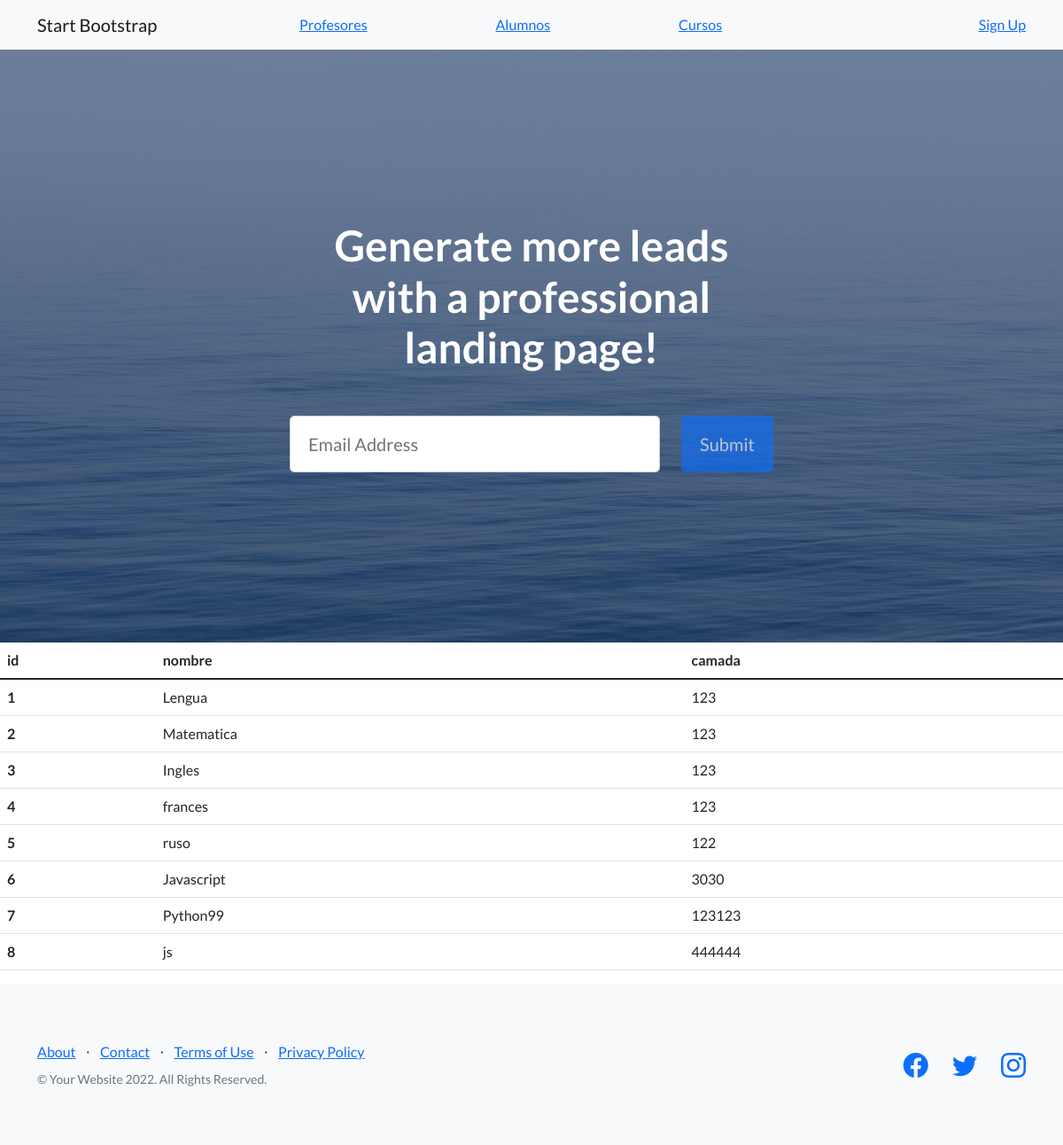
The page /app_coder/cursos on the database its author committed.
### app_coder/models.py (models this page shows)
class Curso (models.Model):
    nombre = models.CharField(max_length=40)
    camada = models.IntegerField()

### app_coder/views.py (the view)
def cursos (request):
    cursos = Curso.objects.all()
    dicc = {"cursos" : cursos}
    plantilla = loader.get_template ("cursos.html")
    documento = plantilla.render (dicc)
    return HttpResponse(documento)

### app_coder/template/cursos.html
{% extends "padre.html" %}
{% load static %}
{% block contenido %}
    <table class="table">
        <thead>
          <tr>
            <th scope="col">id</th>
            <th scope="col">nombre</th>
            <th scope="col">camada</th>
           </tr>
        </thead>
        <tbody>
            {% for n in cursos %}
            <tr>
                <th scope="row">{{n.id}}</th>
                <td>{{n.nombre}}</td>
                <td>{{n.camada}}</td>
            </tr>
            {% endfor %}
        </tbody>
      </table>
{% endblock %}

### app_coder/template/padre.html (shortened to what this page needs)
<!DOCTYPE html>
<html lang="en">
    <head>
        {% load static %}
        <link href="https://cdn.jsdelivr.net/npm/bootstrap-icons@1.5.0/font/bootstrap-icons.css" rel="stylesheet" type="text/css" />
        <link href="{% static 'app_coder/css/styles.css' %}" rel="stylesheet" />
    </head>
    <body>
        <nav class="navbar navbar-light bg-light static-top">
            <div class="container">
                <a class="navbar-brand" href="#!">Start Bootstrap</a>
                <a class="" href="{% url 'profesores' %}">Profesores</a>
                <a class="" href="{% url 'alumnos' %}">Alumnos</a>
                <a class="" href="{% url 'cursos' %}">Cursos</a>
                <a class="" href="#signup">Sign Up</a>
            </div>
        </nav>
        <header class="masthead">
            <div class="container position-relative">
                <div class="row justify-content-center">
                    <div class="col-xl-6">
                        <div class="text-center text-white">
                            <h1 class="mb-5">Generate more leads with a professional landing page!</h1>
                            <form class="form-subscribe" id="contactForm" data-sb-form-api-token="API_TOKEN">
                                <div class="row">
                                    <div class="col">
                                        <input class="form-control form-control-lg" id="emailAddress" type="email" placeholder="Email Address" data-sb-validations="required,email" />
                                    </div>
                                    <div class="col-auto"><button class="btn btn-primary btn-lg disabled" id="submitButton" type="submit">Submit</button></div>
                                </div>
                            </form>
                        </div>
                    </div>
                </div>
            </div>
        </header>
        {% block contenido %}
        {% endblock %}
        <footer class="footer bg-light">
            <div class="container">
                <div class="row">
                    <div class="col-lg-6 h-100 text-center text-lg-start my-auto">
                        <ul class="list-inline mb-2">
                            <li class="list-inline-item"><a href="#!">About</a></li>
                            <li class="list-inline-item">⋅</li>
                            <li class="list-inline-item"><a href="#!">Contact</a></li>
                            <li class="list-inline-item">⋅</li>
                            <li class="list-inline-item"><a href="#!">Terms of Use</a></li>
                            <li class="list-inline-item">⋅</li>
                            <li class="list-inline-item"><a href="#!">Privacy Policy</a></li>
                        </ul>
                        <p class="text-muted small mb-4 mb-lg-0">&copy; Your Website 2022. All Rights Reserved.</p>
                    </div>
                    <div class="col-lg-6 h-100 text-center text-lg-end my-auto">
                        <ul class="list-inline mb-0">
                            <li class="list-inline-item me-4">
                                <a href="#!"><i class="bi-facebook fs-3"></i></a>
                            </li>
                            <li class="list-inline-item me-4">
                                <a href="#!"><i class="bi-twitter fs-3"></i></a>
                            </li>
                            <li class="list-inline-item">
                                <a href="#!"><i class="bi-instagram fs-3"></i></a>
                            </li>
                        </ul>
                    </div>
                </div>
            </div>
        </footer>
    </body>
</html>

### rows shown on the page
Curso: id "1", nombre "Lengua", camada "123"
Curso: id "2", nombre "Matematica", camada "123"
Curso: id "3", nombre "Ingles", camada "123"
Curso: id "4", nombre "frances", camada "123"
Curso: id "5", nombre "ruso", camada "122"
Curso: id "6", nombre "Javascript", camada "3030"
Curso: id "7", nombre "Python99", camada "123123"
Curso: id "8", nombre "js", camada "444444"
